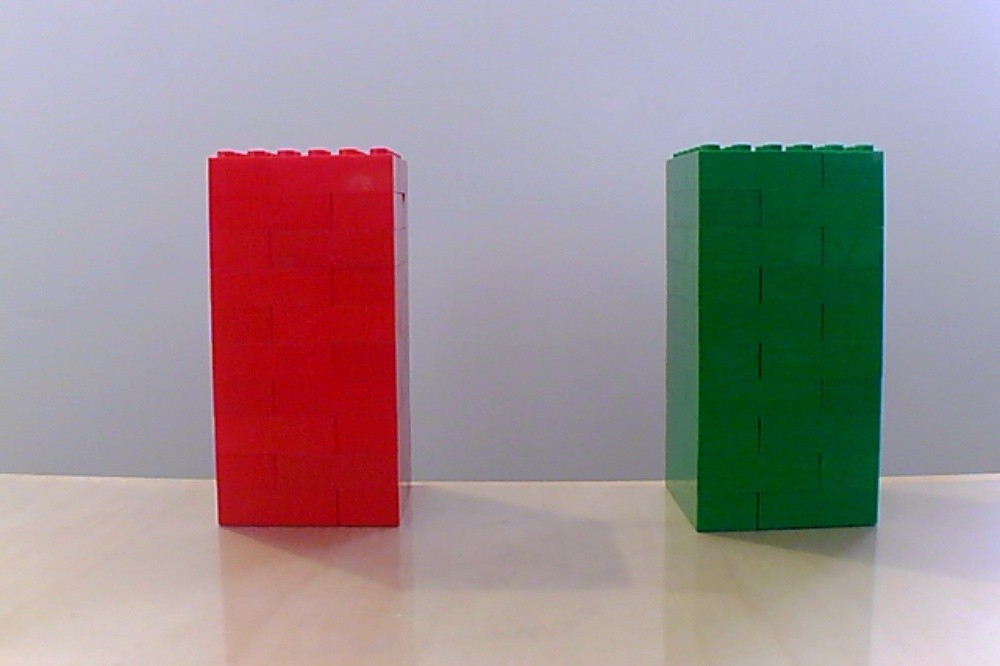
#> input picture Code/Cam/OpenCv/Imagenes/fe-001-both.jpg, 1000 x 666 px, shrunk from 1280 x 852 before the run, given in place of the camera
$ python Color_detector_modificado.py
#> lines starting #> are read from the running program, lines starting #| are printed output that depends on the picture; after the words box and inside, x2 and y2 are one past the last pixel; in counts of white or black regions, pixels touching at a corner belong together
import cv2
import numpy as np
import time

# Función para detectar color en una imagen
def detectar_color(frame, lower_bound, upper_bound, color_name, last_detected_time, delay):
    hsv = cv2.cvtColor(frame, cv2.COLOR_BGR2HSV)


    # Crear una máscara con los límites de color
    mask = cv2.inRange(hsv, lower_bound, upper_bound)

    # Encontrar los contornos de las áreas con el color detectado
    contours, _ = cv2.findContours(mask, cv2.RETR_TREE, cv2.CHAIN_APPROX_SIMPLE)

    current_time = time.time()
    for contour in contours:
        area = cv2.contourArea(contour)
        if area > 500:  # Filtrar contornos pequeños
            x, y, w, h = cv2.boundingRect(contour)
            cv2.rectangle(frame, (x, y), (x + w, y + h), (0, 255, 0), 2)
            cv2.putText(frame, color_name, (x, y - 10), cv2.FONT_HERSHEY_SIMPLEX, 0.9, (0, 255, 0), 2)

            # Hacer print si ha pasado el tiempo de delay
            if current_time - last_detected_time > delay:
                print(f'Detectado bloque de color {color_name} en la posición: x={x}, y={y}, ancho={w}, alto={h}')
                return current_time
    return last_detected_time

# Capturar video desde la cámara web
cap = cv2.VideoCapture(0)

# Tiempo inicial de detección
last_red_time = time.time()
last_green_time = time.time()

# Definir el delay entre prints (en segundos)
delay = 2.0

while True:
    ret, frame = cap.read()
#> frame is the input picture: shape (666, 1000, 3); mean B, G, R 146.3, 142.5, 156.1
    if not ret:
        break
    hsv = cv2.cvtColor(frame, cv2.COLOR_BGR2HSV)
#> hsv: shape (666, 1000, 3); mean H, S, V 99.8, 74.9, 173.4
    # Definir rangos de color con tolerancia reducida para rojo y verde en formato HSV
    lower_red1 = np.array([0, 160, 160])
    upper_red1 = np.array([10, 255, 255])
    lower_red2 = np.array([170, 160, 160])
    upper_red2 = np.array([180, 255, 255])
    lower_green = np.array([40, 160, 160])
    upper_green = np.array([80, 255, 255])

    # Crear máscaras para los colores
    mask_red1 = cv2.inRange(hsv, lower_red1, upper_red1)
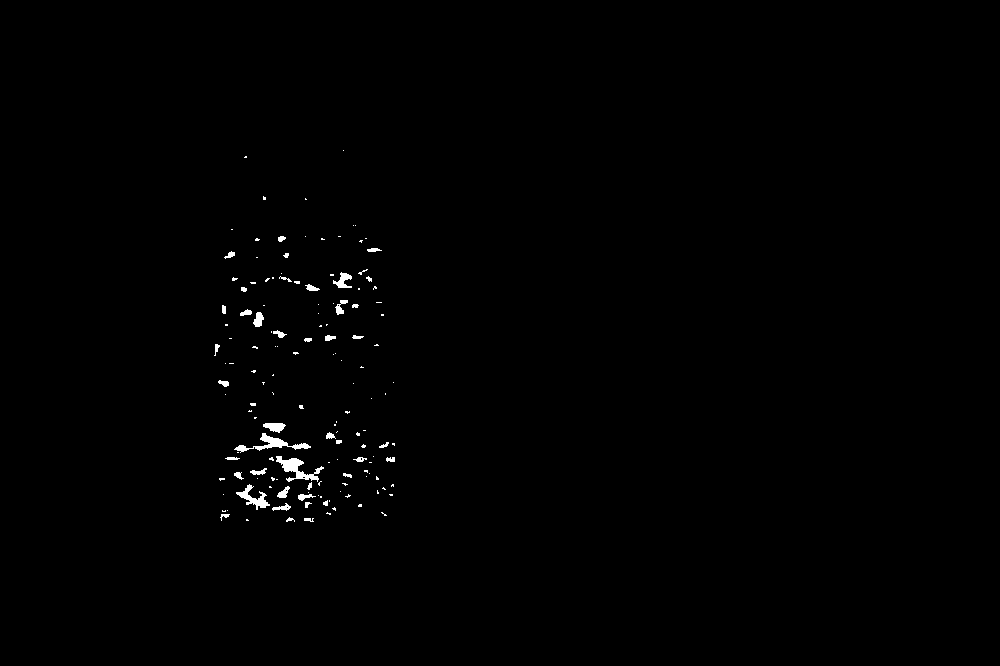
#> mask_red1: shape (666, 1000); 0.54% white; 144 white regions (102 under 20 px), largest, box (x1, y1, x2, y2) and area: (276, 456, 324, 482) 454, (234, 433, 311, 453) 419, (236, 484, 270, 510) 302
    mask_red2 = cv2.inRange(hsv, lower_red2, upper_red2)
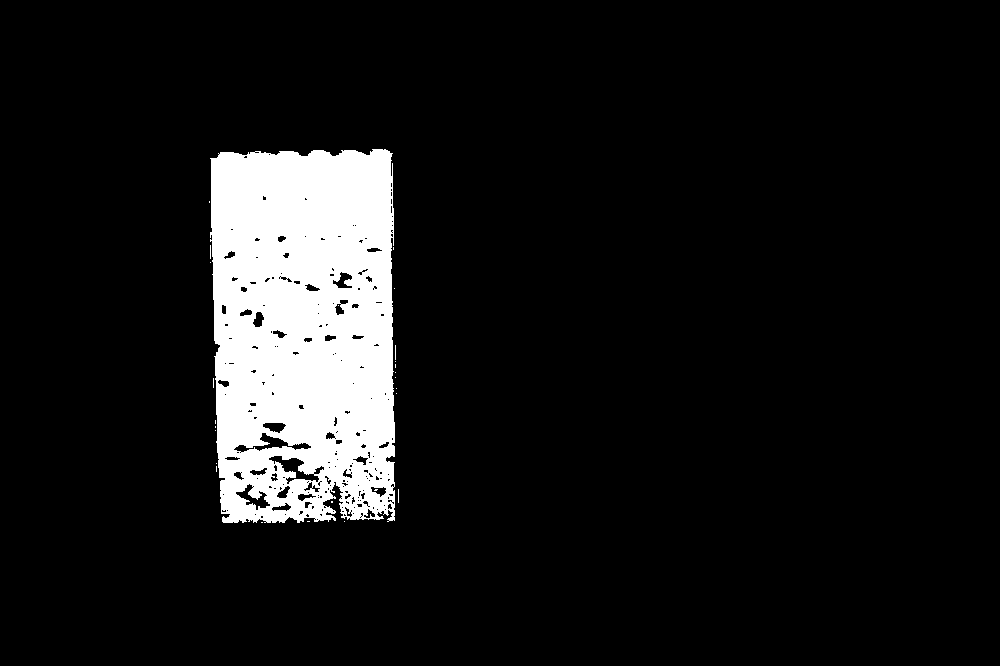
#> mask_red2: shape (666, 1000); 9.2% white; 26 white regions (25 under 20 px), largest, box (x1, y1, x2, y2) and area: (210, 149, 395, 523) 61307
    mask_red = cv2.bitwise_or(mask_red1, mask_red2)
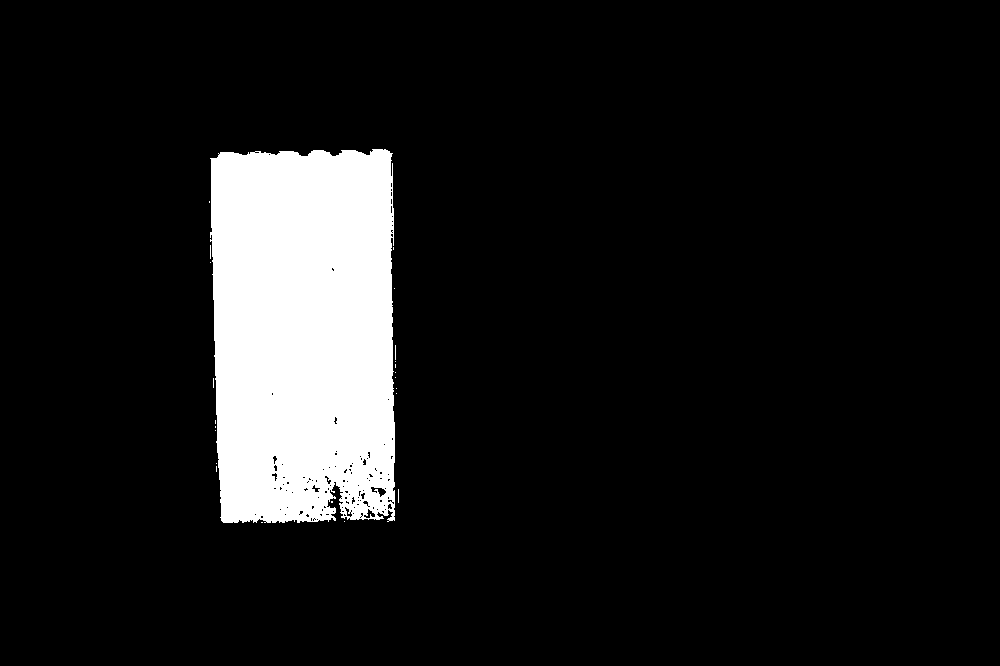
#> mask_red: shape (666, 1000); 9.8% white; 23 white regions (22 under 20 px), largest, box (x1, y1, x2, y2) and area: (210, 149, 395, 523) 64893
    mask_green = cv2.inRange(hsv, lower_green, upper_green)
#> mask_green: shape (666, 1000); every value is 0

    # Detectar colores y actualizar el tiempo de detección
    last_red_time = detectar_color(frame, mask_red, upper_red1, "Rojo", last_red_time, delay)
#> (the run stopped early here; a loop or call above may not have finished)
